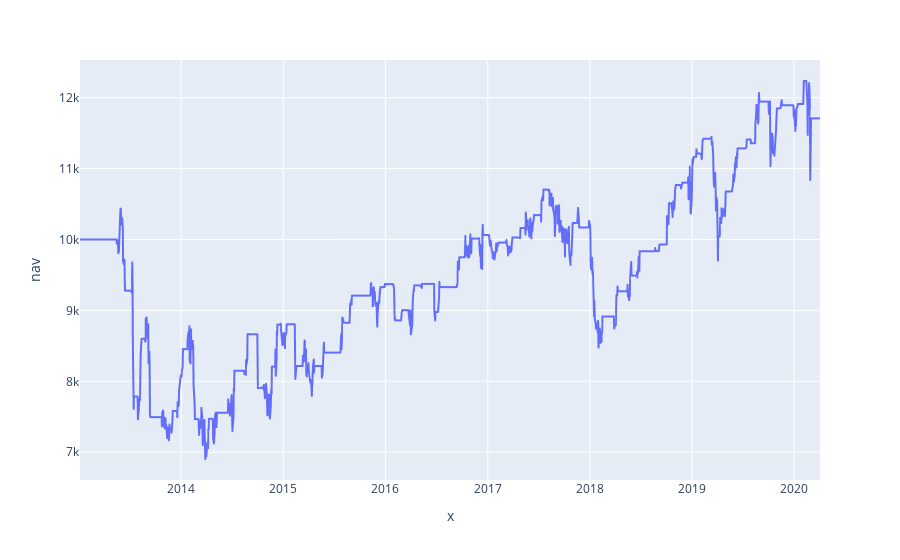

Here is the notebook cell this chart was saved with:
### Code cell
plot_returns(portfolio['nav'])

### Figure 1 — Plotly figure (JSON) as saved in the notebook; plotly's stock layout.template omitted (floating-point values rounded to 4 significant figures; data arrays with more than 128 entries replaced by an {"elided": "..."} marker saying what was removed)
{"data": [{"hoverlabel": {"namelength": 0}, "hovertemplate": "x=%{x}<br>nav=%{y}", "legendgroup": "", "line": {"color": "#636efa", "dash": "solid"}, "mode": "lines", "name": "", "showlegend": false, "type": "scattergl", "x": {"elided": "1868 str values"}, "xaxis": "x", "y": {"elided": "1868 float values"}, "yaxis": "y"}], "layout": {"legend": {"tracegroupgap": 0}, "margin": {"t": 60}, "xaxis": {"anchor": "y", "domain": [0, 1], "title": {"text": "x"}}, "yaxis": {"anchor": "x", "domain": [0, 1], "title": {"text": "nav"}}}}
